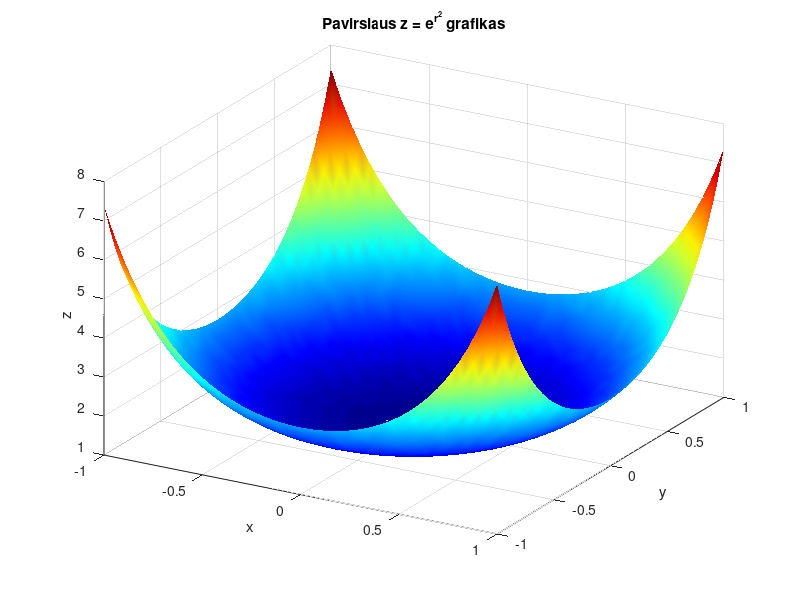
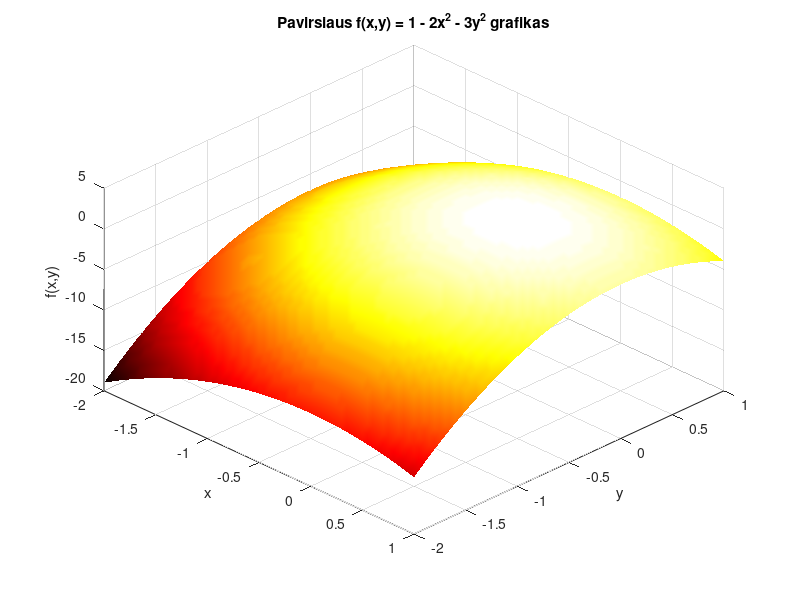

The MATLAB script that drew these images, in order:
% Dominykas Jarutis EF-25/2 2026-10-02

%% 1 a.

clear;
clc;
close all;

x = -1:0.05:1;
y = -1:0.05:1;

[X, Y] = meshgrid(x, y);

r = sqrt(X.^2 + Y.^2);
Z = exp(r.^2);

figure(1);
surf(X, Y, Z);

colormap('jet');
shading interp;
view(30, 30);

title('Pavirsiaus z = e^{r^2} grafikas');
xlabel('x');
ylabel('y');
zlabel('z');

%% 1b.

x2 = -2:0.05:1;
y2 = -2:0.05:1;

[X2, Y2] = meshgrid(x2, y2);

Z2 = 1 - 2*X2.^2 - 3*Y2.^2;

figure(2);
surf(X2, Y2, Z2);

colormap('hot');
shading interp;
view(45, 45);

title('Pavirsiaus f(x,y) = 1 - 2x^2 - 3y^2 grafikas');
xlabel('x');
ylabel('y');
zlabel('f(x,y)');
